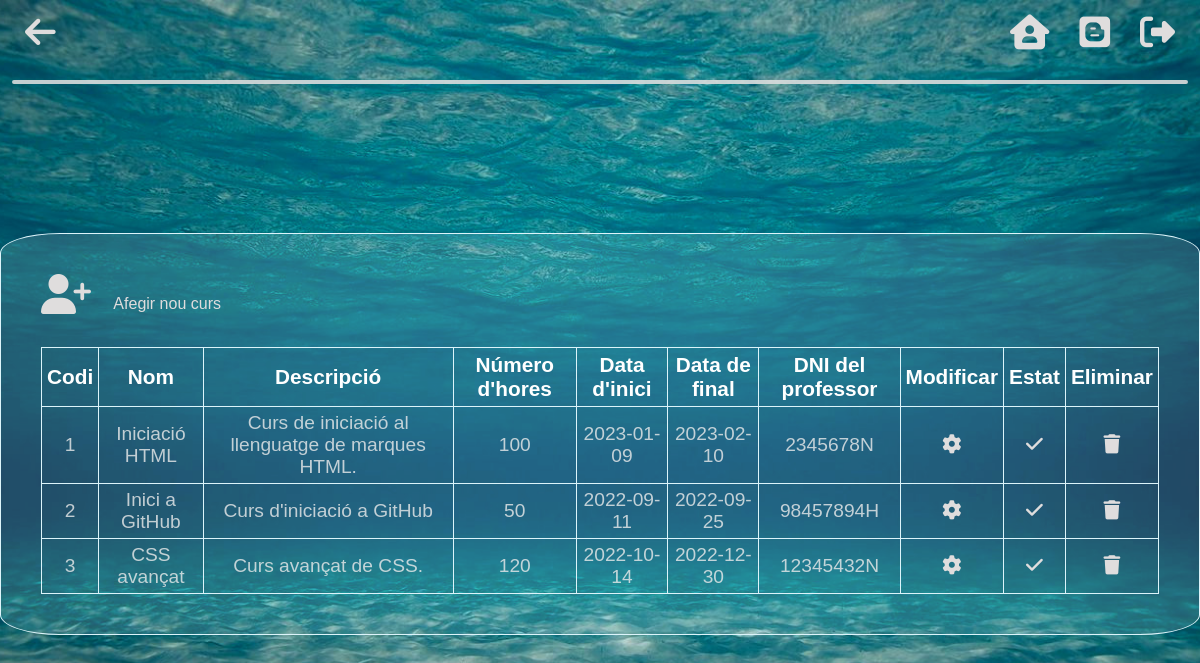
The app's page /admin/curs-admin.php (signed in), older data.
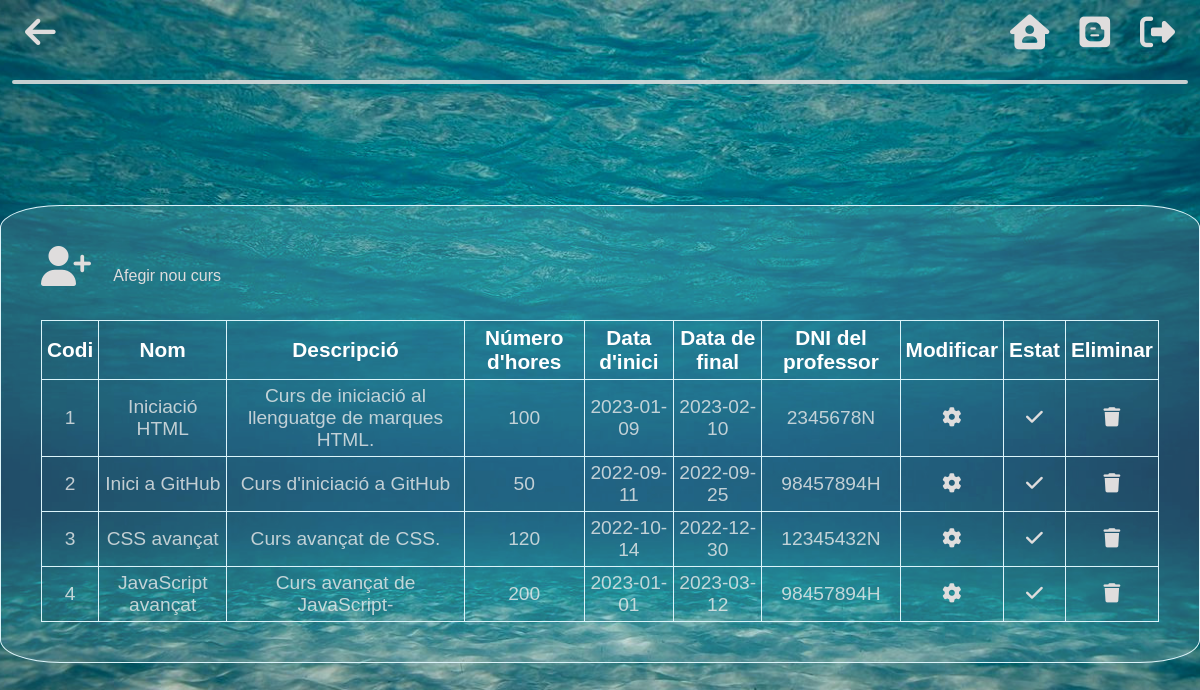
The same page, newer data.
### tables this page shows
CREATE TABLE `cursos` (
  `codi` int(11) NOT NULL,
  `nom` varchar(150) NOT NULL,
  `descripcio` varchar(10000) NOT NULL,
  `num_hores` int(3) NOT NULL,
  `data_inici` date NOT NULL,
  `data_final` date NOT NULL,
  `nom_professor` varchar(150) NOT NULL,
  `fotografia` longblob NOT NULL,
  `actiu` int(1) NOT NULL DEFAULT 1
);

### admin/curs-admin.php (the view, shortened to what this page needs)
<?php
    if (!isset($_SESSION['usuari'])) {
        header('location:index-admin.php');
    }else{
        ?>
        <!DOCTYPE html>
        <html lang="en">
        <head>
            <link rel="stylesheet" href="../css/style.css">
            <link rel="stylesheet" href="../css/admin.css">
        </head>
        <body background="../img/fondo.jpg">
            <nav>
                <a href="home-admin.php"><i class="fa-sharp fa-solid fa-arrow-left"></i></a>
                <div class="lista">
                    <li>
                        <ul><a href="home-admin.php"><i class="fa-solid fa-house-user"></i></a></ul>
                    </li>
                    <li>
                        <ul><a href="#"><i class="fa-brands fa-blogger"></i></a></ul>
                    </li>
                    <li>
                        <ul><a href="../sortir.php"><i class="fa-solid fa-right-from-bracket"></i></a></ul>
                    </li>
                </div>
            </nav>
            <hr>
            <div class="menu"></div>
            <section>
                <div class="taulaProf">
                    <a style="margin-bottom: 3%" href="afegirCurs-admin.php"><i style="margin-right: 2%; font-size: 40px" class="fa-solid fa-user-plus"></i>Afegir nou curs</a>
                    <table>
                        <tr>
                            <th>Codi</th>
                            <th>Nom</th>
                            <th>Descripció</th>
                            <th>Número d'hores</th>
                            <th>Data d'inici</th>
                            <th>Data de final</th>
                            <th>DNI del professor</th>
                            <th>Modificar</th>
                            <th>Estat</th>
                            <th>Eliminar</th>
                        </tr>
                        <?php
                        include('funcions-admin.php');
                        $connexio = mysqli_connect("localhost", "root", "", "infobdn");
                        $sql = "SELECT * from cursos";
                        $resultat = mysqli_query($connexio, $sql);
                        while ($mostrar = mysqli_fetch_array($resultat)) {
                        ?>
                        <tr>
                            <td><?php echo $mostrar ['codi'] ?></td>
                            <td><?php echo $mostrar ['nom'] ?></td>
                            <td><?php echo $mostrar ['descripcio'] ?></td>
                            <td><?php echo $mostrar ['num_hores'] ?></td>
                            <td><?php echo $mostrar ['data_inici'] ?></td>
                            <td><?php echo $mostrar ['data_final'] ?></td>
                            <td><?php echo $mostrar ['nom_professor'] ?></td>
                            <td> <a href="editarCurs-admin.php?codi=<?php echo $mostrar ['codi'] ?>"><i class="fa-solid fa-gear"></i></a></td>
                            <td><?php cursActiu($mostrar ['actiu'], $mostrar ['codi']) ?></i></td>
                            <td><a href="eliminarCurs-admin.php? codi=<?php echo $mostrar ['codi'] ?>"  onclick="return confirmElim()"><i class="fa-solid fa-trash"></i></a></td>
                        </tr>
                        <?php
                         }
                         ?>
                    </table>
                </div>
            </section>
            <footer>
            </footer>
        </body>
        </html>
        <?php
    }
?>

### admin/funcions-admin.php (shortened to what this page needs)
        <?php
function cursActiu($bandera, $codi){
    if ($bandera == 1){
        ?>
        <a href="cursActiu-admin.php?actiu=1&codi=<?php echo $codi?>"><i class="fa-solid fa-check"></i></a>
        <?php
    }
        ?>
        <?php
}
?>

### css/style.css (style rules this page uses)
* { box-sizing: border-box; padding: 0; margin: 0; font-family: 'Noto Sans JP', sans-serif; list-style: none; }
body { background-repeat: no-repeat; background-position: center; background-size:cover; }
nav { height: 150px; }
footer { height: 100px; }
section { height: 500px; display: flex; justify-content: center; align-items: center; }
form a, a:link, a:visited, a:active { text-decoration:none; color: rgb(223, 221, 221); }
nav { display: flex; flex-direction: row; height: 80px; padding: 0 10px; }
.menu { height: 100px; }
hr { border: 2px solid rgba(223, 223, 223, 0.884); border-radius: 5px; margin: 0 1%; }
nav i { font-size: 35px; margin: 15px; }
nav .lista { width: 100%; display: flex; flex-direction: row; justify-content: flex-end; }

### css/admin.css (style rules this page uses)
.taulaProf { border: 1px solid #dcf4fa; padding: 40px; display: flex; flex-direction: column; border-radius: 5%; background-color: rgba(235, 236, 236, 0.137); width: 1400px; }
.taulaProf table, td, tr, th { border: 1px solid #dcf4fa; border-collapse: collapse; text-align: center; padding: 5px; }
.taulaProf th { font-size: 130%; color: white; }
.taulaProf table td { font-size: 120%; color: rgba(235, 235, 235, 0.801); }

Row changes from the older to the newer data that the page shows:
added cursos: codi "4", nom "JavaScript avançat", descripcio "Curs avançat de JavaScript-", num_hores "200", data_inici "2023-01-01", data_final "2023-03-12", nom_professor "98457894H"
